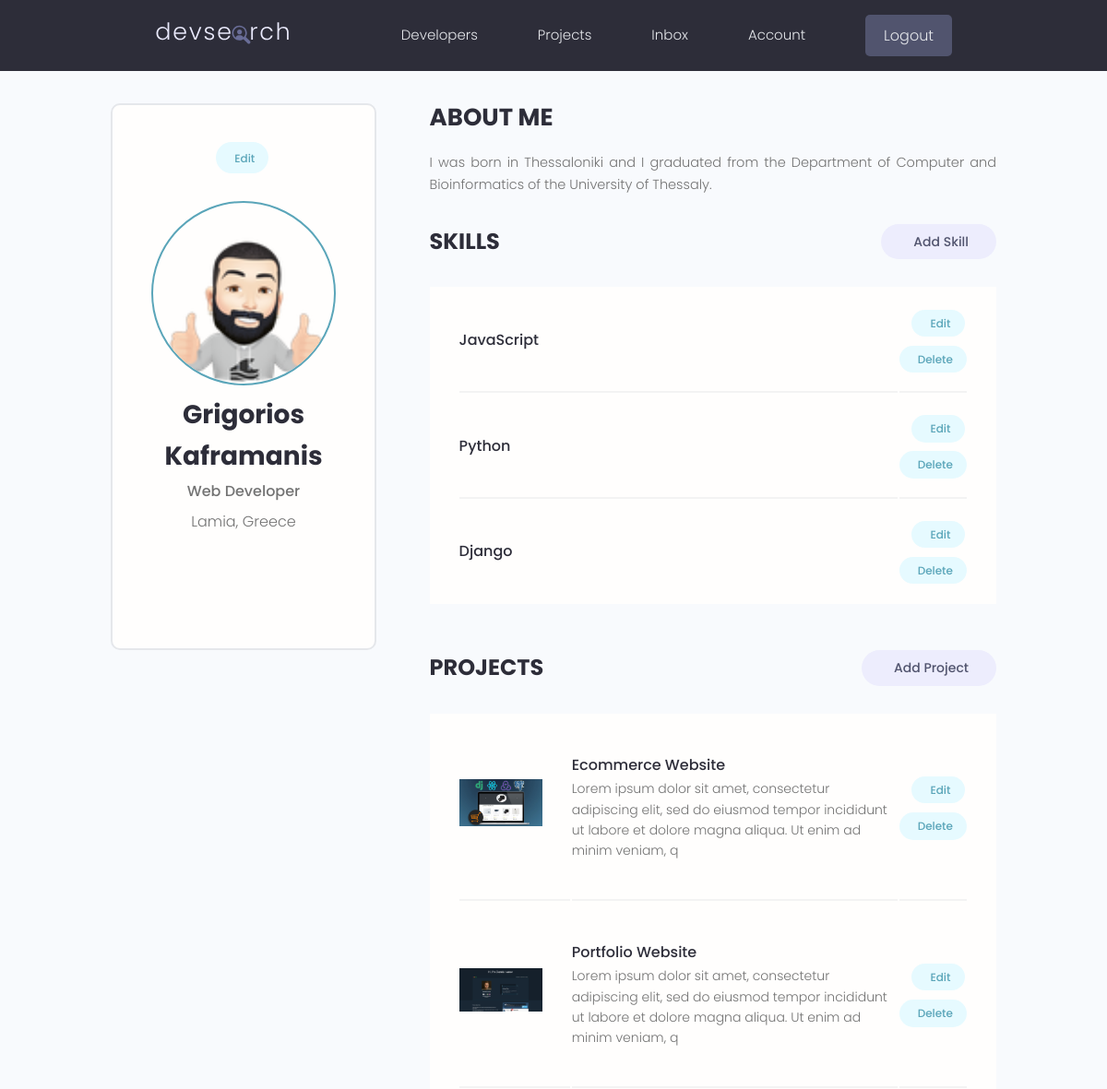
/account/ (signed in, upper part), run on an earlier commit of the app's database.
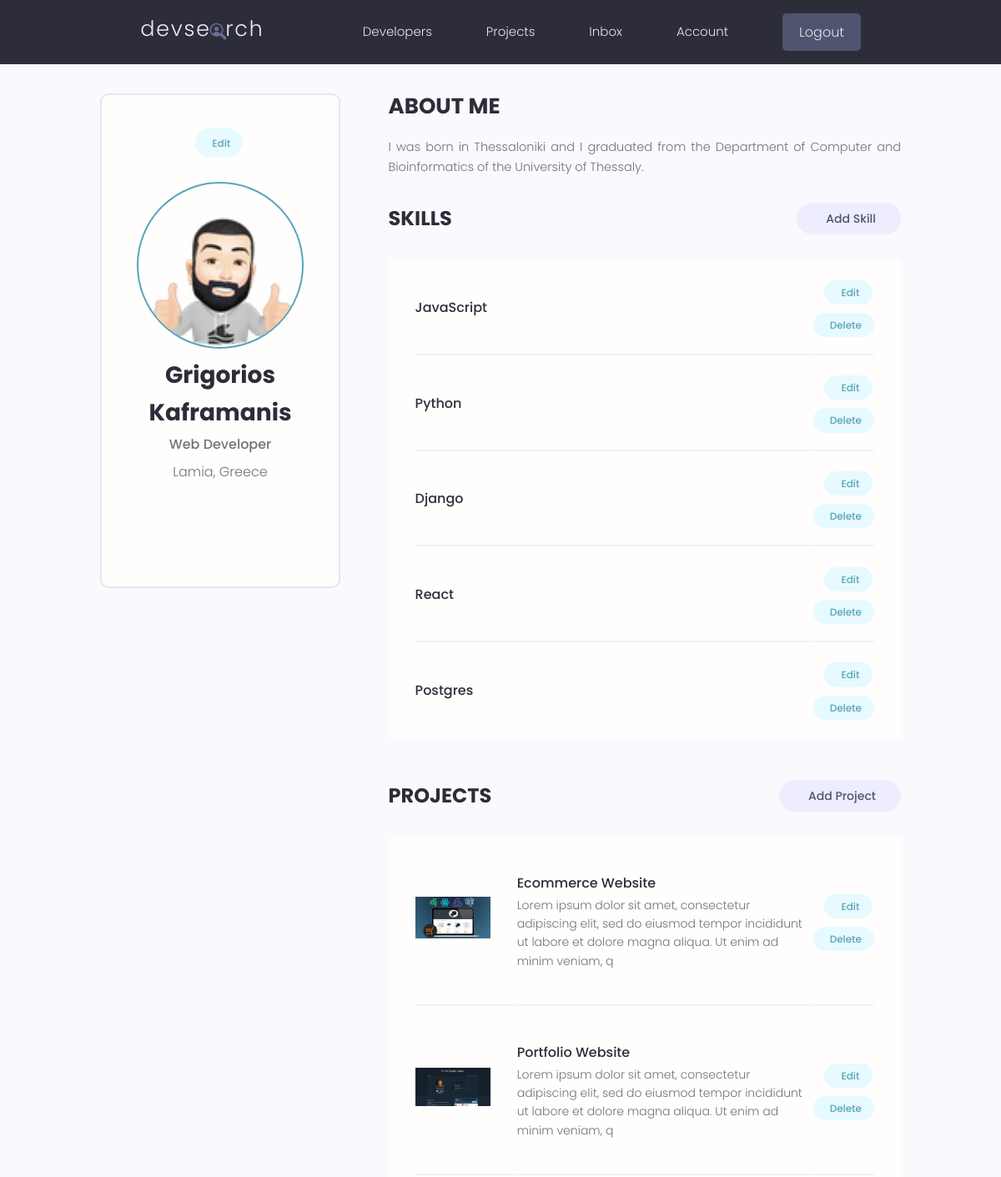
And on a later commit of the database.
### users/models.py (models this page shows, shortened)
class Skill(models.Model):
    owner = models.ForeignKey(Profile, on_delete=models.CASCADE, null=True, blank=True)
    name = models.CharField(max_length=200, null=True, blank=True)
    description = models.TextField(null=True, blank=True)
    created = models.DateTimeField(auto_now_add=True)
    id = models.UUIDField(default=uuid.uuid4, unique=True, primary_key=True, editable=False)

### projects/models.py (models this page shows, shortened)
class Project(models.Model):
    owner = models.ForeignKey(Profile, null=True, blank=True, on_delete=models.SET_NULL)
    title = models.CharField(max_length=200)
    description = models.TextField(null=True, blank=True)
    featured_image = models.ImageField(null=True, blank=True, default="default.jpg")
    demo_link = models.CharField(max_length=2000, null=True, blank=True)
    source_link = models.CharField(max_length=2000, null=True, blank=True)
    tags = models.ManyToManyField("Tag", blank=True)
    vote_total = models.IntegerField(default=0, null=True, blank=True)
    vote_ratio = models.IntegerField(default=0, null=True, blank=True)
    created = models.DateTimeField(auto_now_add=True)
    id = models.UUIDField(default=uuid.uuid4, unique=True, primary_key=True, editable=False)

### users/views.py (the view)
# urls.py: path("account/", views.user_account, name="account"),
@login_required(login_url="login")
def user_account(request):
    profile = request.user.profile
    skills = profile.skill_set.all()
    projects = profile.project_set.all()
    context = {"profile": profile, "skills": skills, "projects": projects}
    return render(request, "users/account.html", context)

### users/templates/users/account.html (shortened to what this page needs)
{% extends "base.html" %}
{% load static %}
{% block content %}
  <main class="settingsPage profile my-md">
    <div class="container">
      <div class="layout">
        <div class="column column--1of3">
          <div class="card text-center">
            <div class="card__body dev">
              <a class="tag tag--pill tag--main settings__btn" href="{% url "edit-account" %}"> Edit</a>
              <img class="avatar avatar--xl dev__avatar" src="{{ profile.profile_image.url }}"/>
              <h2 class="dev__name">{{ profile.name }}</h2>
              <p class="dev__title">{{ profile.short_intro }}</p>
              <p class="dev__location">{{ profile.location }}</p>
              <ul class="dev__social">
              </ul>
            </div>
          </div>
        </div>
        <div class="column column--2of3">
          <div class="devInfo">
            <h3 class="devInfo__title">About Me</h3>
            <p class="devInfo__about">
              {{ profile.bio }}
            </p>
          </div>
          <div class="settings">
            <h3 class="settings__title">Skills</h3>
            <a class="tag tag--pill tag--sub settings__btn tag--lg" href="{% url "create-skill" %}"> Add Skill</a>
          </div>
          <table class="settings__table">
            {% for skill in skills %}
              <tr>
                <td class="settings__tableInfo">
                  <h4>{{ skill.name }}</h4>
                </td>
                <td class="settings__tableActions">
                  <a class="tag tag--pill tag--main settings__btn" href="{% url "update-skill" skill.id %}"> Edit</a>
                  <a class="tag tag--pill tag--main settings__btn" href="{% url "delete-skill" skill.id %}?next=/account">
                    Delete</a>
                </td>
              </tr>
            {% endfor %}
          </table>
          <div class="settings">
            <h3 class="settings__title">Projects</h3>
            <a class="tag tag--pill tag--sub settings__btn tag--lg" href="{% url "create-project" %}"> Add Project</a>
          </div>
          <table class="settings__table">
            {% for project in projects %}
              <tr>
                <td class="settings__thumbnail">
                  <a href="{% url "project" project.id %}"><img src="{{ project.featured_image.url }}" alt="Project Thumbnail"/></a>
                </td>
                <td class="settings__tableInfo">
                  <a href="{% url "project" project.id %}">{{ project.title }}</a>
                  <p>
                   {{ project.description|slice:"150" }}
                  </p>
                </td>
                <td class="settings__tableActions">
                  <a class="tag tag--pill tag--main settings__btn" href="{% url "update-project" project.id %}"> Edit</a>
                  <a class="tag tag--pill tag--main settings__btn" href="{% url "delete-project" project.id %}?next=/account">
                    Delete</a>
                </td>
              </tr>
            {% endfor %}
          </table>
        </div>
      </div>
    </div>
  </main>
{% endblock %}

What changed in the data, as far as the page shows it:
added Skill: name "React"
added Skill: name "Postgres"
